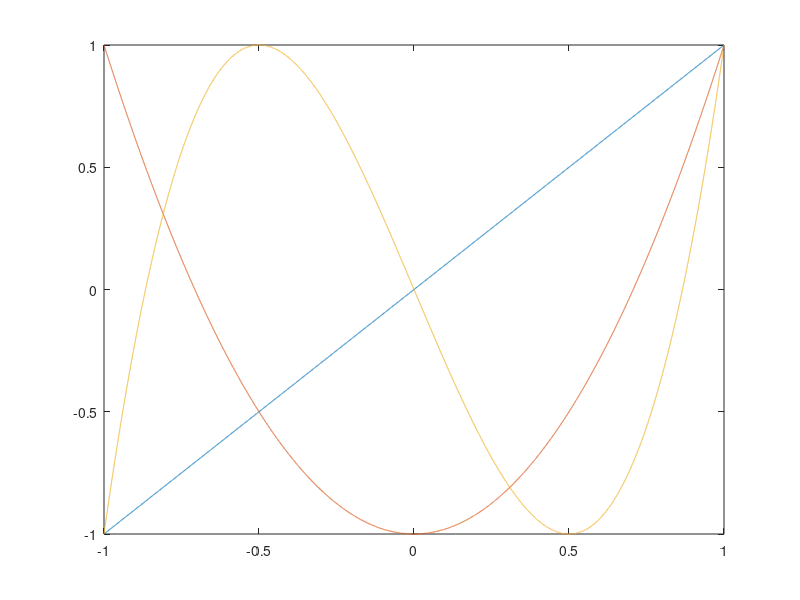

Write the MATLAB code that produced this figure.
%a
t= -1: 0.0001:1;
Ta = @(n) cos(n * acos(t));
plot(t, Ta(1), t, Ta(2), t, Ta(3))
%b
function lab2_2()
  x = -1 : 0.0001 : 1;
  hold on;
  for i = 1 : 7
    plot(x, Tb(i, x));
  end
  hold off;
end
   
function ret = Tb(n, x)
  if (n == 0)
    ret = 1;
    return;
  endif
  if (n == 1)
    ret = x;
    return;
  endif
  ret = 2 * x .* Tb(n - 1, x) - Tb(n - 2, x);
end







